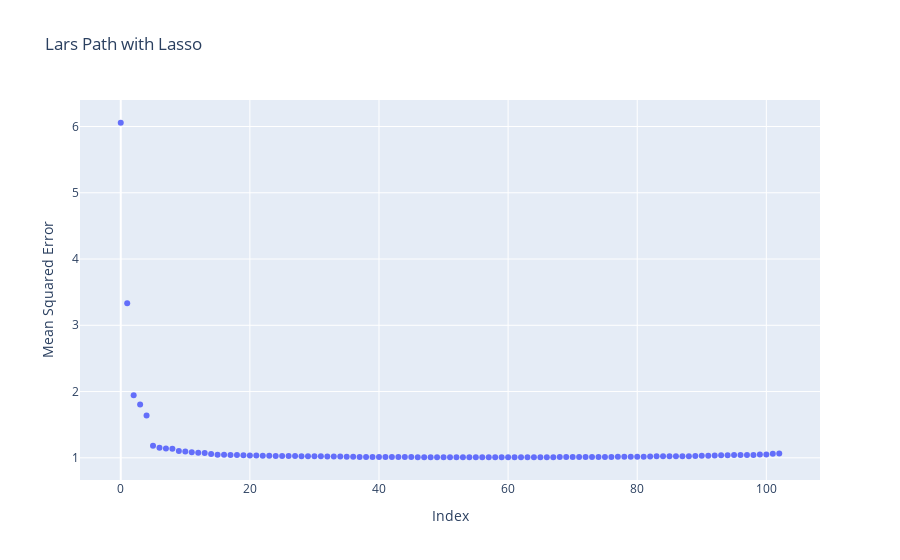

Notebook code cell kept with this figure:
### Markdown cell above
3. Fit the lasso path with lars to the data and compute the test error for each returned lasso coefficient.

### Code cell
alphas1, numbAct, lars_coefs = lars_path(X = X_tr, y = y_tr, method = "lasso")
print((X_te @ lars_coefs)[:,1].shape)
larsMSE = np.zeros(shape = (103))
for i in range(lars_coefs.shape[1]):
    larsMSE[i] = mean_squared_error(y_te, (X_te @ lars_coefs)[:,i])

import plotly.express as px
px.scatter(x = list(range(0, lars_coefs.shape[1])), y = larsMSE, labels={
                     "x": "Index",
                     "y": "Mean Squared Error"
                 },title = "Lars Path with Lasso")

### Figure 1 — Plotly figure (JSON) as saved in the notebook; plotly's stock layout.template omitted (floating-point values rounded to 4 significant figures)
{"data": [{"hovertemplate": "Index=%{x}<br>Mean Squared Error=%{y}<extra></extra>", "legendgroup": "", "marker": {"color": "#636efa", "symbol": "circle"}, "mode": "markers", "name": "", "orientation": "v", "showlegend": false, "type": "scatter", "x": [0, 1, 2, 3, 4, 5, 6, 7, 8, 9, 10, 11, 12, 13, 14, 15, 16, 17, 18, 19, 20, 21, 22, 23, 24, 25, 26, 27, 28, 29, 30, 31, 32, 33, 34, 35, 36, 37, 38, 39, 40, 41, 42, 43, 44, 45, 46, 47, 48, 49, 50, 51, 52, 53, 54, 55, 56, 57, 58, 59, 60, 61, 62, 63, 64, 65, 66, 67, 68, 69, 70, 71, 72, 73, 74, 75, 76, 77, 78, 79, 80, 81, 82, 83, 84, 85, 86, 87, 88, 89, 90, 91, 92, 93, 94, 95, 96, 97, 98, 99, 100, 101, 102], "xaxis": "x", "y": [6.057, 3.331, 1.946, 1.806, 1.638, 1.181, 1.154, 1.141, 1.138, 1.102, 1.097, 1.086, 1.076, 1.072, 1.059, 1.047, 1.047, 1.042, 1.041, 1.038, 1.036, 1.034, 1.031, 1.03, 1.029, 1.027, 1.027, 1.026, 1.025, 1.023, 1.022, 1.022, 1.021, 1.021, 1.018, 1.017, 1.015, 1.014, 1.013, 1.013, 1.013, 1.012, 1.012, 1.012, 1.012, 1.011, 1.01, 1.01, 1.01, 1.009, 1.009, 1.009, 1.009, 1.009, 1.009, 1.009, 1.009, 1.009, 1.009, 1.009, 1.009, 1.009, 1.01, 1.01, 1.01, 1.01, 1.01, 1.01, 1.011, 1.011, 1.011, 1.012, 1.012, 1.013, 1.014, 1.014, 1.014, 1.016, 1.017, 1.017, 1.017, 1.018, 1.02, 1.023, 1.024, 1.025, 1.025, 1.026, 1.026, 1.029, 1.031, 1.032, 1.035, 1.037, 1.041, 1.042, 1.043, 1.043, 1.044, 1.051, 1.052, 1.061, 1.065], "yaxis": "y"}], "layout": {"legend": {"tracegroupgap": 0}, "title": {"text": "Lars Path with Lasso"}, "xaxis": {"anchor": "y", "domain": [0, 1], "title": {"text": "Index"}}, "yaxis": {"anchor": "x", "domain": [0, 1], "title": {"text": "Mean Squared Error"}}}}
